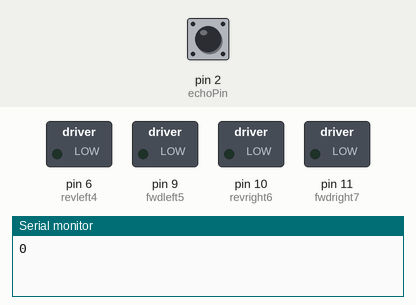
Recording of a sketch running on a simulated Arduino Uno, built with avr-gcc and run on an emulated ATmega328P. On the bench: switched loads named in the sketch (green lamp = pin HIGH), the last lines printed to the serial monitor. The test bench sets the inputs (shaded band); at power-on: pin 2 (echoPin) LOW. Random numbers use the default seed unless the sketch sets one; pins used as bus, display or sensor lines are not drawn.

Above: at 2.0 s.
2.1 s: pin 2 (echoPin) pulsed HIGH 5 times (0.12 s each, 0.3 s apart)
At 2.7 s:
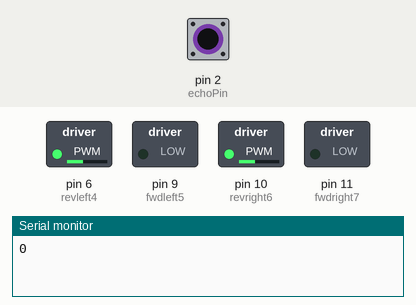
At 4.1 s:
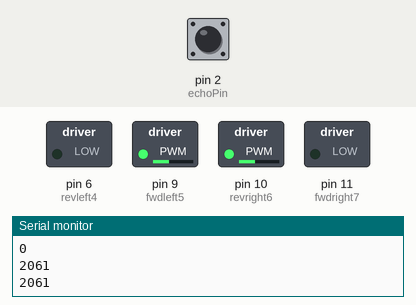
Timing chart, 0 to 12.6 s (numbered marks = the images above; inputs shaded):
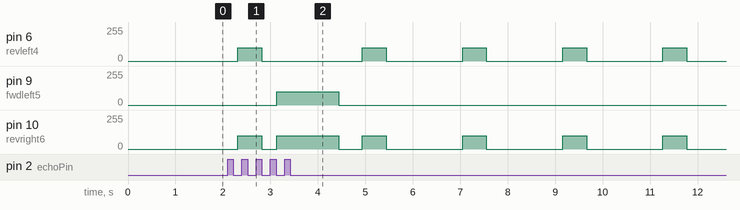

The sketch:

SUJET_6.ino
```cpp
int trigPin=3;
int echoPin=2;

int revleft4 = 6;//REVerse motion of Left motor
int fwdleft5 = 9;//ForWarD motion of Left motor
int revright6 = 10;//REVerse motion of Right motor
int fwdright7 = 11;//ForWarD motion of Right motor

long duration, distance;

void setup() {
delay(random(500,2000));// delay for random time
Serial.begin(57600);
pinMode(revleft4, OUTPUT);// set Motor pins as output
pinMode(fwdleft5, OUTPUT);
pinMode(revright6, OUTPUT);
pinMode(fwdright7, OUTPUT);
pinMode(trigPin, OUTPUT);// set trig pin as output
pinMode(echoPin, INPUT);//set echo pin as input to capture reflected waves
}
void loop() {
digitalWrite(trigPin, LOW);
delayMicroseconds(2);
digitalWrite(trigPin, HIGH);// send waves for 10 us
delayMicroseconds(10);
duration = pulseIn(echoPin, HIGH);// receive reflected waves
distance = duration / 58.2;// convert to distance
delay(10);
Serial.println(distance);
if (distance > 10)
{
analogWrite(fwdright7, 0);// move forward
analogWrite(revright6, 100);
analogWrite(fwdleft5, 100);
analogWrite(revleft4, 0);
}
if (distance < 10){
analogWrite(fwdright7, 0);
analogWrite(revright6, 0);
analogWrite(fwdleft5, 0);
analogWrite(revleft4, 0);
delay(500);
analogWrite(fwdright7, 0);
analogWrite(revright6, 100);
analogWrite(fwdleft5, 0);
analogWrite(revleft4, 100);
delay(500);
analogWrite(fwdright7, 0);
analogWrite(revright6, 0);
analogWrite(fwdleft5, 0);
analogWrite(revleft4, 0);
delay(100);

}

}
```

Measured:
- after the input at 2.1 s, pin 9 (fwdleft5): 0/255 → 100/255 after 1.0 s, → 0/255 1.3 s later
